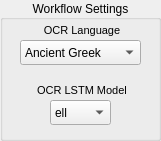
   <widget class="QGroupBox" name="OCRgroupBox">
    <property name="geometry">
     <rect>
      <x>580</x>
      <y>70</y>
      <width>161</width>
      <height>141</height>
     </rect>
    </property>
    <property name="title">
     <string>Workflow Settings</string>
    </property>
    <property name="alignment">
     <set>Qt::AlignCenter</set>
    </property>
    <widget class="QComboBox" name="OCRlangComboBox">
     <property name="geometry">
      <rect>
       <x>20</x>
       <y>40</y>
       <width>121</width>
       <height>25</height>
      </rect>
     </property>
     <property name="toolTip">
      <string>Select OCR language</string>
     </property>
     <property name="locale">
      <locale language="English" country="UnitedStates"/>
     </property>
     <property name="editable">
      <bool>false</bool>
     </property>
     <item>
      <property name="text">
       <string>Ancient Greek</string>
      </property>
     </item>
     <item>
      <property name="text">
       <string>Middle Greek</string>
      </property>
     </item>
     <item>
      <property name="text">
       <string>Modern Greek</string>
      </property>
     </item>
     <item>
      <property name="text">
       <string>Hebrew</string>
      </property>
     </item>
     <item>
      <property name="text">
       <string>Latin</string>
      </property>
     </item>
    </widget>
    <widget class="QLabel" name="OCRlanglabel">
     <property name="geometry">
      <rect>
       <x>40</x>
       <y>20</y>
       <width>81</width>
       <height>20</height>
      </rect>
     </property>
     <property name="font">
      <font>
       <pointsize>8</pointsize>
      </font>
     </property>
     <property name="text">
      <string> OCR Language</string>
     </property>
     <property name="alignment">
      <set>Qt::AlignCenter</set>
     </property>
    </widget>
    <widget class="QLabel" name="OCRModellabel">
     <property name="geometry">
      <rect>
       <x>30</x>
       <y>80</y>
       <width>101</width>
       <height>20</height>
      </rect>
     </property>
     <property name="font">
      <font>
       <pointsize>8</pointsize>
      </font>
     </property>
     <property name="toolTip">
      <string>Select OCR LSTM model</string>
     </property>
     <property name="text">
      <string> OCR LSTM Model</string>
     </property>
     <property name="alignment">
      <set>Qt::AlignCenter</set>
     </property>
    </widget>
    <widget class="QComboBox" name="OCRModelComboBox">
     <property name="geometry">
      <rect>
       <x>50</x>
       <y>100</y>
       <width>61</width>
       <height>25</height>
      </rect>
     </property>
     <property name="toolTip">
      <string>Select OCR language model</string>
     </property>
     <property name="locale">
      <locale language="English" country="UnitedStates"/>
     </property>
     <property name="editable">
      <bool>false</bool>
     </property>
     <item>
      <property name="text">
       <string>ell</string>
      </property>
     </item>
     <item>
      <property name="text">
       <string>grc</string>
      </property>
     </item>
     <item>
      <property name="text">
       <string>feg</string>
      </property>
     </item>
     <item>
      <property name="text">
       <string>heb</string>
      </property>
     </item>
     <item>
      <property name="text">
       <string>feh</string>
      </property>
     </item>
     <item>
      <property name="text">
       <string>lat</string>
      </property>
     </item>
     <item>
      <property name="text">
       <string>fel</string>
      </property>
     </item>
    </widget>
   </widget>
